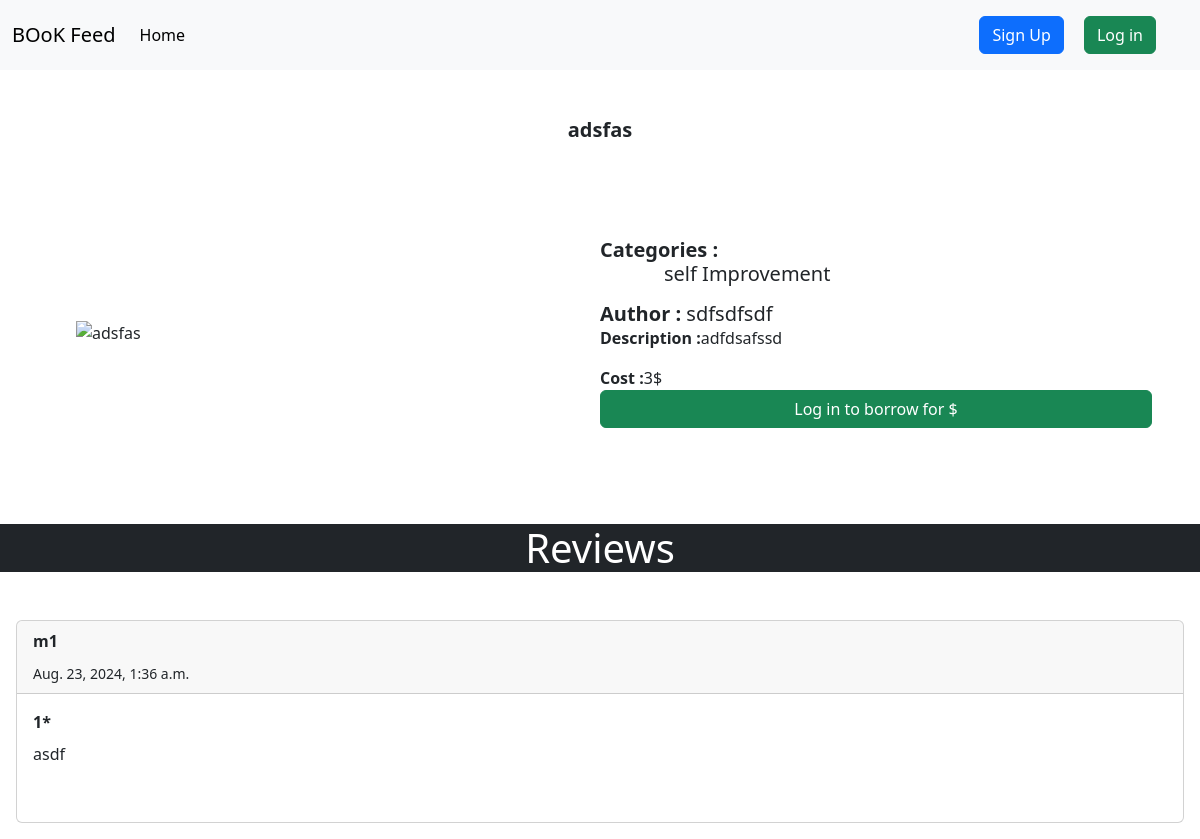
/books/bookdetail/1/, run on the app's committed database.
### books/models.py (models this page shows, shortened)
class Books(models.Model):
    name = models.CharField(max_length=120)
    categories = models.ManyToManyField(Category, verbose_name='categories')
    price = models.IntegerField()
    description = models.TextField()
    author = models.CharField(max_length=120,null=True,default=None)
    image = models.URLField(verbose_name='Photo Url',null=True,default=None)

class Category(models.Model):
    name = models.CharField(max_length=120)

### review/models.py (models this page shows, shortened)
class Review(models.Model):
    account = models.ForeignKey(Account,on_delete=models.CASCADE)
    book = models.ForeignKey(Books,on_delete=models.CASCADE)
    message = models.TextField()
    rating = models.IntegerField(choices=RATING)
    time = models.DateTimeField(auto_now_add = True)

### accounts/models.py (models this page shows, shortened)
class Account(models.Model):
    user = models.OneToOneField(User,on_delete=models.CASCADE,related_name='account')
    balance = models.IntegerField()
    borrowed_books = models.ManyToManyField(Books, related_name='borrowed_by', blank=True)
    def __str__(self):
        return self.user.username

### books/views.py (the view, shortened to what this page needs)
# urls.py: path('bookdetail/<int:pk>/', BookDetail.as_view(), name='detail'),
class BookDetail(DetailView):
    model = Books
    template_name = 'books/detail.html'
    context_object_name = 'book'
    def get_context_data(self, **kwargs):
        book = self.get_object()
        context = super().get_context_data(**kwargs)
        context['comment_form'] = ReviewForm()
        context['comments'] = Review.objects.filter(book=book).order_by('-time')
        if self.request.user.is_authenticated:
            account = get_object_or_404(Account, user=self.request.user)
            transaction = TransactionReport.objects.filter(account=account, book=book, have_now=True).exists()
            context['have'] = transaction
            read = TransactionReport.objects.filter(account=account, book=book, read=True).exists()
            context['read'] = read
        else:
            context['have'] = False
            context['read'] = False
        return context

### books/templates/books/detail.html (shortened to what this page needs)
{% extends "base.html" %}
{% load crispy_forms_tags %}
{% block content %}
<h5 class="card-title text-center col-lg-12 my-5"><b>{{book.name}}</b> </h5>
<div class='col-lg-12 d-flex '>
    <div class="photo-detail" style="width: 50%; display: flex; justify-content: center; align-items: center;">
        <img src="{{book.image}}" alt="{{book.name}}" style="width: 100%; height: auto; max-width: 400px; max-height: 400px; object-fit: contain;">
    </div>
<div class="detail_info m-5 d-flex flex-wrap " style='width: 50%;'>
        <div class="card-body">
            <h5 class="card-title"><b>Categories :</b>
                    <ul class ='d-flex'>
                        {% for category in book.categories.all %}
                        <ul>{{ category.name }}</ul>
                        {% endfor %}
                    </ul>
                </h5>
            <h5 class="card-title"><b>Author :</b> {{book.author}}</h5>
            <p class="card-text"><b>Description :</b>{{book.description}} </p>
            <p class="card-text"><b>Cost :</b>{{book.price}}$  </p>
        </div>
        <div class='mt-auto col-lg-12'>
            {% if user.is_authenticated %}
            {% if have %}
            <h3>You already have this book <a href="{% url 'profile' %}" class='btn btn-primary'>Read Now</a></h3>
            {% else %}
            <form method="post" action="{% url 'borrow' book.id %}">
                {% csrf_token %}
                {{ buy_form| crispy }}
                <button type="submit" name="buy_form" class='btn btn-warning'>Borrow Now</button>
            </form>
            {% endif %}
            {% else %}
            <a href="{% url 'login' %}" class='btn btn-success w-100'>Log in to borrow for {{total_price}} $</a>
            {% endif %}
        </div>
    </div>
</div>
<h1  class="bg-dark text-white my-5 text-center" id='reviews'>Reviews</h1>
<div class = 'justify-content-center'>
{% for comment in comments %}
<div class="card m-3 ">
    <div class="card-header">
        <p class="card-title"><b>{{comment.account}}</b></p>
        <small class="card-text">{{comment.time }}</small>
    </div>
    <div class="card-body">
        <p class="card-title"><b>{{comment.rating}}*</b></p>
        <p class="card-text">{{comment.message}}</p>
        <br>
    </div>
</div>
{% endfor %}
</div>
{% endblock content %}

### data on the page
Books: name "adsfas", author "sdfsdfsdf", description "adfdsafssd", price "3"
Category: name "self Improvement"
Review: account "m1", time "Aug. 23, 2024, 1:36 a.m.", rating "1", message "asdf"
